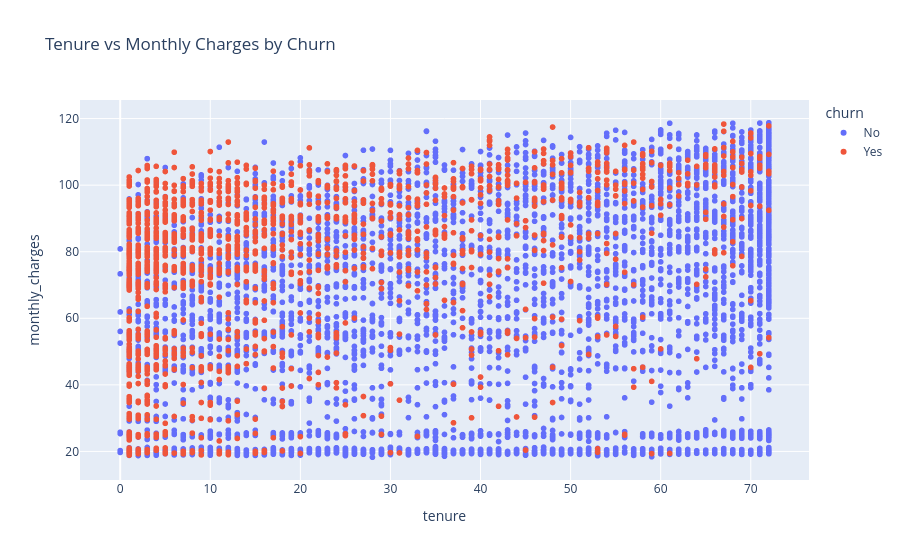

Here is the notebook cell this chart was saved with:
### Code cell
fig = px.scatter(
    df,
    x="tenure",
    y="monthly_charges",
    color="churn",
    title="Tenure vs Monthly Charges by Churn"
)
fig.show()

### Figure 1 — Plotly figure (JSON) as saved in the notebook; plotly's stock layout.template omitted (floating-point values rounded to 4 significant figures; data arrays with more than 128 entries replaced by an {"elided": "..."} marker saying what was removed)
{"data": [{"hovertemplate": "churn=No<br>tenure=%{x}<br>monthly_charges=%{y}<extra></extra>", "legendgroup": "No", "marker": {"color": "#636efa", "symbol": "circle"}, "mode": "markers", "name": "No", "showlegend": true, "type": "scattergl", "x": {"elided": "5174 int values"}, "xaxis": "x", "y": {"elided": "5174 float values"}, "yaxis": "y"}, {"hovertemplate": "churn=Yes<br>tenure=%{x}<br>monthly_charges=%{y}<extra></extra>", "legendgroup": "Yes", "marker": {"color": "#EF553B", "symbol": "circle"}, "mode": "markers", "name": "Yes", "showlegend": true, "type": "scattergl", "x": {"elided": "1869 int values"}, "xaxis": "x", "y": {"elided": "1869 float values"}, "yaxis": "y"}], "layout": {"legend": {"title": {"text": "churn"}, "tracegroupgap": 0}, "title": {"text": "Tenure vs Monthly Charges by Churn"}, "xaxis": {"anchor": "y", "domain": [0, 1], "title": {"text": "tenure"}}, "yaxis": {"anchor": "x", "domain": [0, 1], "title": {"text": "monthly_charges"}}}}
